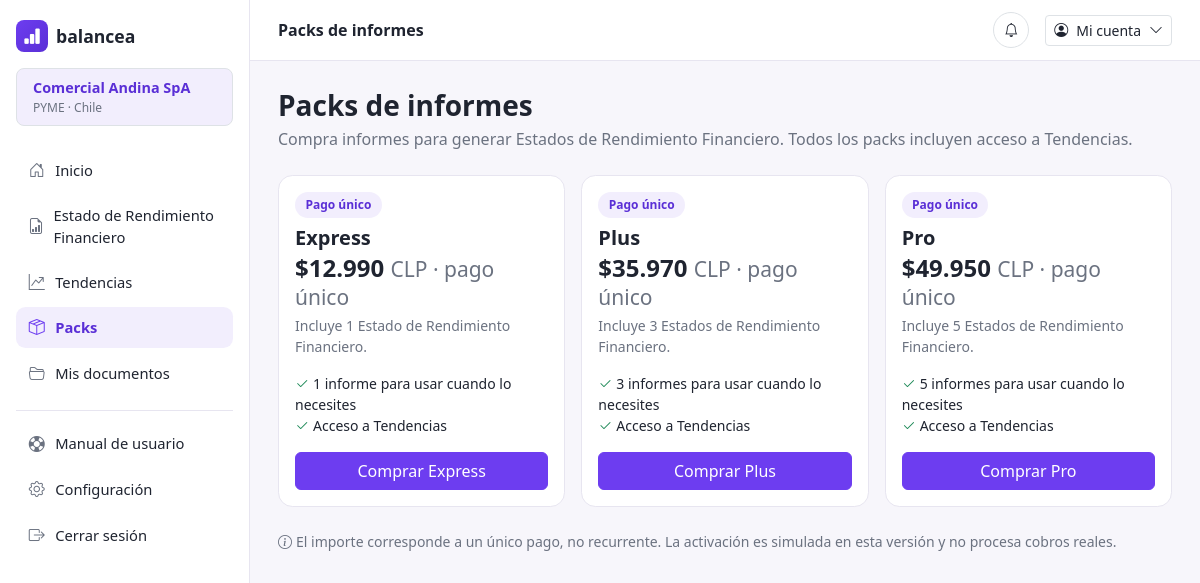
The app's page /packs (signed in) with its own data.
### models.py (models this page shows)
class Empresa(db.Model):
    __tablename__ = "empresas"
    id = db.Column(db.Integer, primary_key=True)
    nombre = db.Column(db.String(150), nullable=False)
    tipo = db.Column(db.String(50), default="PYME")
    pais = db.Column(db.String(80), default="Chile")
    rubro = db.Column(db.String(50), nullable=False)
    moneda = db.Column(db.String(10), default="CLP")
    anio_vigente = db.Column(db.Integer, default=date.today().year)
    pack_actual = db.Column(db.String(30), default="Express")
    usuarios = db.relationship("Usuario", backref="empresa", lazy=True)
    balances = db.relationship(
        "Balance", backref="empresa", lazy=True, order_by="Balance.id.desc()"
    )

class CompraPackInforme(db.Model):
    __tablename__ = "compras_packs_informes"
    id = db.Column(db.Integer, primary_key=True)
    empresa_id = db.Column(db.Integer, db.ForeignKey("empresas.id"), nullable=False)
    nombre_pack = db.Column(db.String(30), nullable=False)
    informes_incluidos = db.Column(db.Integer, nullable=False)
    informes_usados = db.Column(db.Integer, nullable=False, default=0)
    precio = db.Column(db.Integer, nullable=False)
    medio_pago = db.Column(db.String(50))
    fecha_compra = db.Column(db.DateTime, default=datetime.utcnow, nullable=False)

### app.py (the view)
    @app.route("/packs")
    @login_required
    def packs():
        empresa = empresa_actual()
        compras = compras_pack_empresa(empresa)
        compra_actual = siguiente_compra_pack(empresa)
        return_to_estado = request.args.get("return_to") == "estado_resultados"
        balance = balance_actual(empresa)
        hay_cuentas_revisadas = any(cuenta.revisado for cuenta in cuentas_balance(balance))
        return render_template(
            "packs.html",
            empresa=empresa,
            packs=PACKS,
            pack_actual=compra_actual.nombre_pack if compra_actual else None,
            informes_disponibles=informes_pack_disponibles(empresa),
            compras=compras,
            medios_pago=MEDIOS_PAGO,
            return_to_estado=return_to_estado,
            hay_cuentas_revisadas=hay_cuentas_revisadas,
        )

### app.py (called while the page is built)
def formato_monto(valor):
    return f"{valor:,.0f}".replace(",", ".")

def login_required(view):
    @wraps(view)
    def wrapped(*args, **kwargs):
        if not session.get("usuario_id"):
            return redirect(url_for("login"))
        return view(*args, **kwargs)
    return wrapped

### progreso.py (called while the page is built, shortened)
def limpiar_balances_expirados(empresa, db):
    ahora = datetime.utcnow()
    eliminado_alguno = False
    for balance in list(empresa.balances):
        if balance.informes:
            continue
    if eliminado_alguno:
        db.session.commit()

### templates/packs.html (shortened to what this page needs)
{% extends "base.html" %}
{% set active_page = 'packs' %}
{% block page_heading %}Packs de informes{% endblock %}
{% block content %}
  <h3 class="fw-bold mb-1">Packs de informes</h3>
  <p class="text-muted-soft mb-4">Compra informes para generar Estados de Rendimiento Financiero. Todos los packs incluyen acceso a Tendencias.</p>
  <div class="row g-3">
    {% for nombre, pack in packs.items() %}
    <div class="col-md-4">
      <div class="bc-card p-3 h-100 d-flex flex-column {{ 'border-primary' if pack_actual == nombre else '' }}" {% if pack_actual == nombre %}style="border-width:2px; border-color:var(--bc-primary) !important;"{% endif %}>
        <span class="bc-badge-soft align-self-start mb-2">{{ 'Pack activo' if pack_actual == nombre else 'Pago único' }}</span>
        <h5 class="fw-bold mb-1">{{ nombre }}</h5>
        <div class="h4 fw-bold mb-1">${{ pack.precio|monto }} <span class="text-muted-soft small fw-normal">CLP · pago único</span></div>
        <p class="text-muted-soft small mb-3">Incluye {{ pack.informes }} Estado{{ 's' if pack.informes != 1 else '' }} de Rendimiento Financiero.</p>
        <ul class="list-unstyled small mb-3 flex-grow-1">
          <li><i class="bi bi-check2 text-success me-1"></i>{{ pack.informes }} informe{{ 's' if pack.informes != 1 else '' }} para usar cuando lo necesites</li>
          <li><i class="bi bi-check2 text-success me-1"></i>Acceso a Tendencias</li>
        </ul>
        <button type="button" class="btn {{ 'btn-bc-outline border' if pack_actual == nombre or informes_disponibles > 0 else 'btn-bc-primary' }} w-100" {% if informes_disponibles > 0 %}disabled title="Usa los informes disponibles antes de comprar otro pack"{% else %}data-bs-toggle="modal" data-bs-target="#modalPagoPack" data-pack="{{ nombre }}" data-precio="{{ pack.precio|monto }}" data-informes="{{ pack.informes }}"{% endif %}>Comprar {{ nombre }}</button>
      </div>
    </div>
    {% endfor %}
  </div>
  <p class="text-muted-soft small mt-4 mb-0"><i class="bi bi-info-circle me-1"></i>El importe corresponde a un único pago, no recurrente. La activación es simulada en esta versión y no procesa cobros reales.</p>
{% endblock %}

### templates/base.html (shortened to what this page needs)
<!doctype html>
<html lang="es">
<head>
  <link rel="stylesheet" href="{{ url_for('static', filename='css/bootstrap.min.css') }}">
  <link rel="stylesheet" href="{{ url_for('static', filename='bootstrap-icons/bootstrap-icons.css') }}">
  <link rel="stylesheet" href="{{ url_for('static', filename='css/styles.css') }}">
</head>
<body>
  <div class="bc-shell">
    <aside class="bc-sidebar">
      <a href="{{ url_for('dashboard') }}" class="bc-logo">
        <span class="bc-logo-mark"><i class="bi bi-bar-chart-fill"></i></span>
        balancea
      </a>
      <div class="mt-3 border rounded-3 w-100 px-3 py-2" style="background-color: var(--bc-primary-light);">
        <span class="d-block fw-semibold" style="font-size:0.9rem;color:var(--bc-primary-dark);">{{ empresa.nombre if empresa else 'Tu empresa' }}</span>
        <span class="d-block text-muted-soft" style="font-size:0.75rem;">{{ empresa.tipo if empresa else 'Pyme' }} · {{ empresa.pais if empresa else 'Colombia' }}</span>
      </div>
      <nav class="bc-sidebar-section d-flex flex-column gap-1">
        <a href="{{ url_for('dashboard') }}" class="bc-nav-link {{ 'active' if active_page == 'inicio' else '' }}">
          <i class="bi bi-house-door"></i> Inicio
        </a>
        <a href="{{ url_for('subir_balance') }}" class="bc-nav-link {{ 'active' if active_page == 'subir_balance' else '' }}">
          <i class="bi bi-file-earmark-bar-graph"></i> Estado de Rendimiento Financiero
        </a>
        <a href="{{ url_for('toma_decisiones') }}" class="bc-nav-link {{ 'active' if active_page == 'toma_decisiones' else '' }}">
          <i class="bi bi-graph-up-arrow"></i> Tendencias
        </a>
        <a href="{{ url_for('packs') }}" class="bc-nav-link {{ 'active' if active_page == 'packs' else '' }}">
          <i class="bi bi-box-seam"></i> Packs
        </a>
        <a href="{{ url_for('mis_documentos') }}" class="bc-nav-link {{ 'active' if active_page == 'mis_documentos' else '' }}">
          <i class="bi bi-folder2-open"></i> Mis documentos
        </a>
      </nav>
      <div class="bc-sidebar-footer d-flex flex-column gap-1">
        <a href="{{ url_for('manual_usuario') }}" class="bc-nav-link {{ 'active' if active_page == 'manual_usuario' else '' }}">
          <i class="bi bi-life-preserver"></i> Manual de usuario
        </a>
        <a href="{{ url_for('configuracion') }}" class="bc-nav-link {{ 'active' if active_page == 'configuracion' else '' }}">
          <i class="bi bi-gear"></i> Configuración
        </a>
        <a href="{{ url_for('logout') }}" class="bc-nav-link">
          <i class="bi bi-box-arrow-right"></i> Cerrar sesión
        </a>
      </div>
    </aside>
    <div class="bc-main">
      <header class="bc-topbar">
        <div>
          <span class="fw-semibold">{% block page_heading %}{% endblock %}</span>
        </div>
        <div class="d-flex align-items-center gap-3">
          <button class="btn btn-sm btn-bc-outline border rounded-circle" style="width:36px;height:36px;">
            <i class="bi bi-bell"></i>
          </button>
          <div class="dropdown">
            <button class="btn btn-sm btn-bc-outline border d-flex align-items-center gap-2" type="button" data-bs-toggle="dropdown" aria-expanded="false">
              <i class="bi bi-person-circle"></i>
              <span>Mi cuenta</span>
              <i class="bi bi-chevron-down"></i>
            </button>
          </div>
        </div>
      </header>
      <main class="bc-content">
        {% block content %}{% endblock %}
      </main>
    </div>
  </div>
</body>
</html>

### static/css/styles.css (style rules this page uses)
:root { --bc-primary: #6d3df0; --bc-primary-dark: #5a2fd6; --bc-primary-light: #f2eefd; --bc-primary-soft: #ece3fc; --bc-ink: #1f2430; --bc-muted: #6b7280; --bc-border: #e7e5f0; --bc-success: #1d9a6c; --bc-warning: #c77d1a; --bc-radius: 0.9rem; }
body { background-color: #f7f6fb; color: var(--bc-ink); font-family: "Segoe UI", system-ui, -apple-system, sans-serif; }
a { color: var(--bc-primary); }
.text-muted-soft { color: var(--bc-muted); }
.bc-logo { display: inline-flex; align-items: center; gap: 0.5rem; font-weight: 700; font-size: 1.1rem; color: var(--bc-ink); text-decoration: none; }
.bc-logo-mark { width: 32px; height: 32px; border-radius: 0.5rem; background: linear-gradient(135deg, var(--bc-primary), var(--bc-primary-dark)); display: inline-flex; align-items: center; justify-content: center; color: #fff; flex-shrink: 0; }
.btn-bc-primary { background-color: var(--bc-primary); border-color: var(--bc-primary); color: #fff; }
.btn-bc-outline { border-color: var(--bc-border); color: var(--bc-ink); background-color: #fff; }
.bc-shell { display: flex; min-height: 100vh; }
.bc-sidebar { width: 250px; flex-shrink: 0; background: #fff; border-right: 1px solid var(--bc-border); display: flex; flex-direction: column; padding: 1.25rem 1rem; }
.bc-sidebar-section { margin-top: 1.5rem; }
.bc-nav-link { display: flex; align-items: center; gap: 0.6rem; padding: 0.55rem 0.75rem; border-radius: 0.6rem; color: var(--bc-ink); text-decoration: none; font-size: 0.92rem; font-weight: 500; }
.bc-nav-link i { font-size: 1rem; width: 1.1rem; text-align: center; color: var(--bc-muted); }
.bc-nav-link.active { background: var(--bc-primary-light); color: var(--bc-primary-dark); font-weight: 700; }
.bc-nav-link.active i { color: var(--bc-primary); }
.bc-sidebar-footer { margin-top: 1rem; border-top: 1px solid var(--bc-border); padding-top: 0.75rem; }
.bc-main { flex-grow: 1; min-width: 0; display: flex; flex-direction: column; }
.bc-topbar { background: #fff; border-bottom: 1px solid var(--bc-border); padding: 0.75rem 1.75rem; display: flex; align-items: center; justify-content: space-between; }
.bc-content { padding: 1.75rem; flex-grow: 1; }
.bc-card { background: #fff; border: 1px solid var(--bc-border); border-radius: var(--bc-radius); }
.bc-badge-soft { background: var(--bc-primary-light); color: var(--bc-primary-dark); font-weight: 600; border-radius: 999px; padding: 0.25rem 0.65rem; font-size: 0.75rem; }

### records on screen
Empresa: nombre "Comercial Andina SpA", tipo "PYME", pais "Chile"
CompraPackInforme: value "Pago único", nombre_pack "Plus", precio|monto "35.970", informes "3", informes "s"

### other values on screen
{{ 'Pack activo' if pack_actual == nombre else 'Pago único' }} "Pago único" "Pago único"
{{ nombre }} "Express" "Pro"
{{ pack.precio|monto }} "12.990" "49.950"
{{ pack.informes }} "1" "5"
{{ 's' if pack.informes != 1 else '' }} "s"
